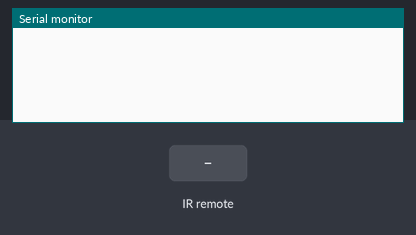
A sketch run on a simulated Arduino Uno, built with avr-gcc and run on an emulated ATmega328P. On the bench: the last lines printed to the serial monitor. The test bench sets the inputs (shaded band).

Above: at 1.2 s.
1.3 s: infrared code 0x38863BE0 received
At 1.8 s:
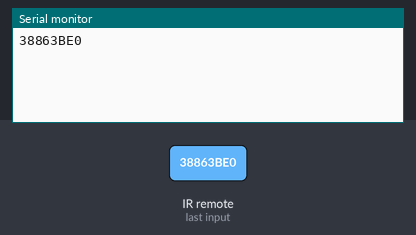
2.8 s: infrared code 0x38863BD0 received
At 4.2 s:
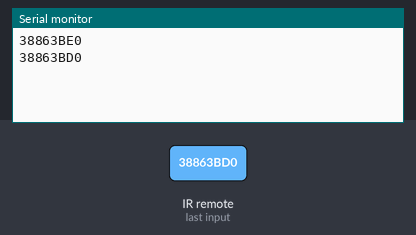

Measured:
- after the input at 1.3 s, the serial monitor: prints a new line at once (image 1)
- after the input at 2.8 s, the serial monitor: prints a new line at once (image 2)

The sketch:

IR_TESTING.ino
```cpp
#include <IRremote.h>
#include <IRremoteInt.h>
IRrecv myIR(11);
decode_results myresults;

void setup() {
  // put your setup code here, to run once:

Serial.begin(9600);
myIR.enableIRIn();
}

void loop() {
  // put your main code here, to run repeatedly:
if (myIR.decode(&myresults)){
  Serial.println(myresults.value,HEX);
  long x=myresults.value;
  if (x==0x38863BE0){
 digitalWrite(13,HIGH);
  }
 else if (x==0x38863BD0){
  digitalWrite(13,LOW);

 }


myIR.resume();

}
}
```
